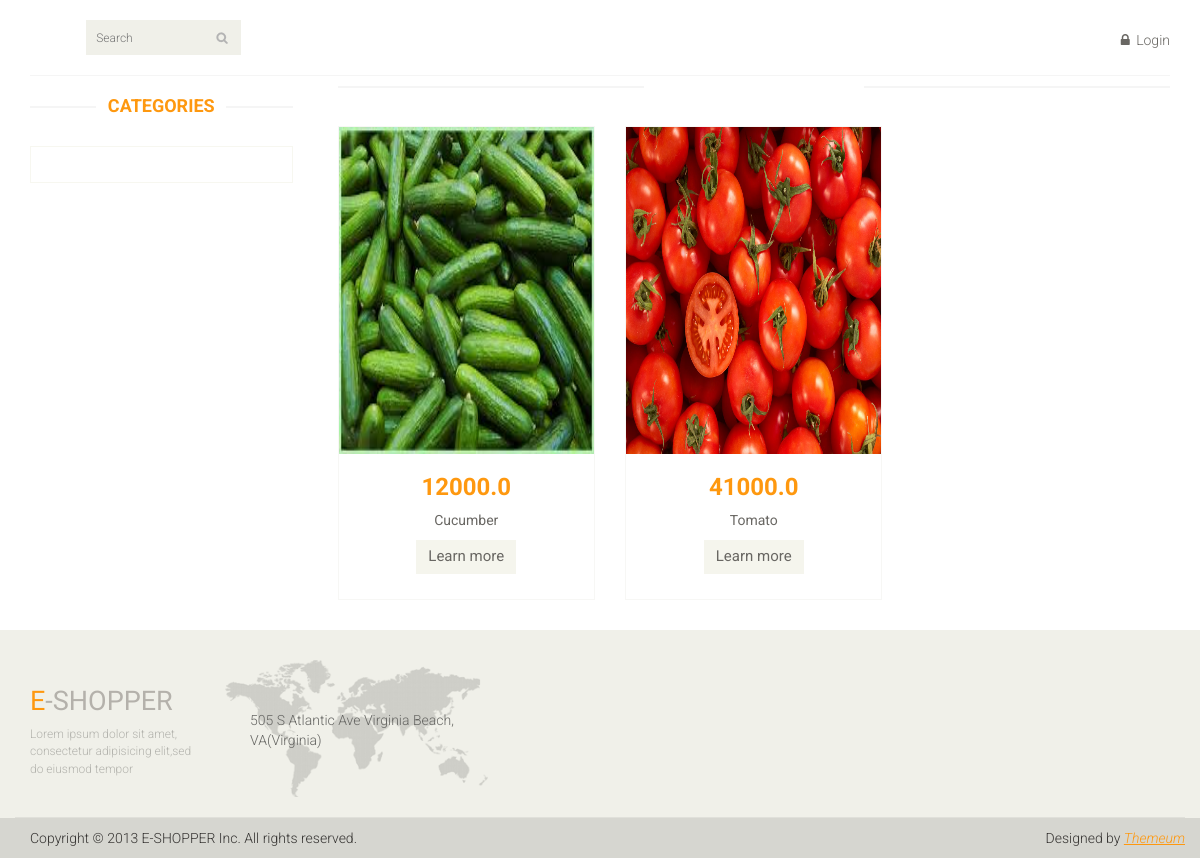
The page /category/5 on the database its author committed.
### catalog/models.py (models this page shows, shortened)
class Product(models.Model):
    objects = models.Model
    name = models.CharField(max_length=60)
    desc = models.CharField(max_length=150)
    quantity = models.IntegerField()
    price = models.FloatField()
    product_image = models.ImageField(null=True, blank=True, upload_to='media')
    reviews = models.FloatField()
    category = models.ForeignKey(Category, on_delete=models.CASCADE)
    added_day = models.DateTimeField(auto_now_add=True)

### catalog/views.py (the view)
# urls.py: path('category/<int:pk>', views.get_category_products),
def get_category_products(request, pk):
    exact_category_products = models.Product.objects.filter(category__id=pk)
    context = {'category_products': exact_category_products}
    return render(request, 'category.html', context)

### catalog/templates/category.html (shortened to what this page needs)
{% extends 'index.html' %}
{% block content %}
<section>
		<div class="container">
			<div class="row">
                <div class="col-sm-3">
					<div class="left-sidebar"><br>
						<h2>Categories</h2>
						<div class="panel-group category-products" id="accordian">
						</div>
					</div>
				</div>
				<div class="col-sm-9 padding-right">
					<div class="features_items"><br>
                        {% for product in category_products %}
						<div class="col-sm-4">
							<div class="product-image-wrapper">
								<div class="single-products">
									<div class="productinfo text-center">
										<img src="/{{ product.product_image }}" alt="" />
										<h2>{{ product.price }}</h2>
										<p>{{ product.name }}</p>
										<a href="/product/{{ product.name }}/{{ product.id }}" class="btn btn-default add-to-cart">Learn more</a>
									</div>
								</div>
							</div>
						</div>
                    {% endfor %}
                    </div>
				</div>
			</div>
		</div>
	</section>
{% endblock content %}

### catalog/static/css/main.css (style rules this page uses)
body { font-family: 'Roboto', sans-serif; background:; position: relative; font-weight:400px; }
a { -webkit-transition: 300ms; -moz-transition: 300ms; -o-transition: 300ms; transition: 300ms; }
h1, h2, h3, h4, h5, h6 { font-family: 'Roboto', sans-serif; }
.category-products { border: 1px solid #F7F7F0; margin-bottom: 35px; padding-bottom: 20px; padding-top: 15px; }
.left-sidebar h2, .brands_products h2 { color: #FE980F; font-family: 'Roboto', sans-serif; font-size: 18px; font-weight: 700; margin: 0 auto 30px; text-align: center; text-transform: uppercase; position: relative; z-index:3; }
.left-sidebar h2:after, h2.title:after { content: " "; position: absolute; border: 1px solid #f5f5f5; bottom:8px; left: 0; width: 100%; height: 0; z-index: -2; }
.left-sidebar h2:before { content: " "; position: absolute; background: #fff; bottom: -6px; width: 130px; height: 30px; z-index: -1; left: 50%; margin-left: -65px; }
.padding-right { padding-right: 0; }
.features_items { overflow:hidden; }
.product-image-wrapper { border:1px solid #F7F7F5; overflow: hidden; margin-bottom:30px; }
.single-products { position: relative; }
.productinfo h2 { color: #FE980F; font-family: 'Roboto', sans-serif; font-size: 24px; font-weight: 700; }
.productinfo p { font-family: 'Roboto', sans-serif; font-size: 14px; font-weight: 400; color: #696763; }
.productinfo img { width: 255.48px; height: 326.81px; }
.productinfo { position:relative; }
.add-to-cart { background:#F5F5ED; border: 0 none; border-radius: 0; color: #696763; font-family: 'Roboto', sans-serif; font-size: 15px; margin-bottom: 25px; }

### rows shown on the page
Product: product_image (picture), price "12000.0", name "Cucumber"
Product: product_image (picture), price "41000.0", name "Tomato"
